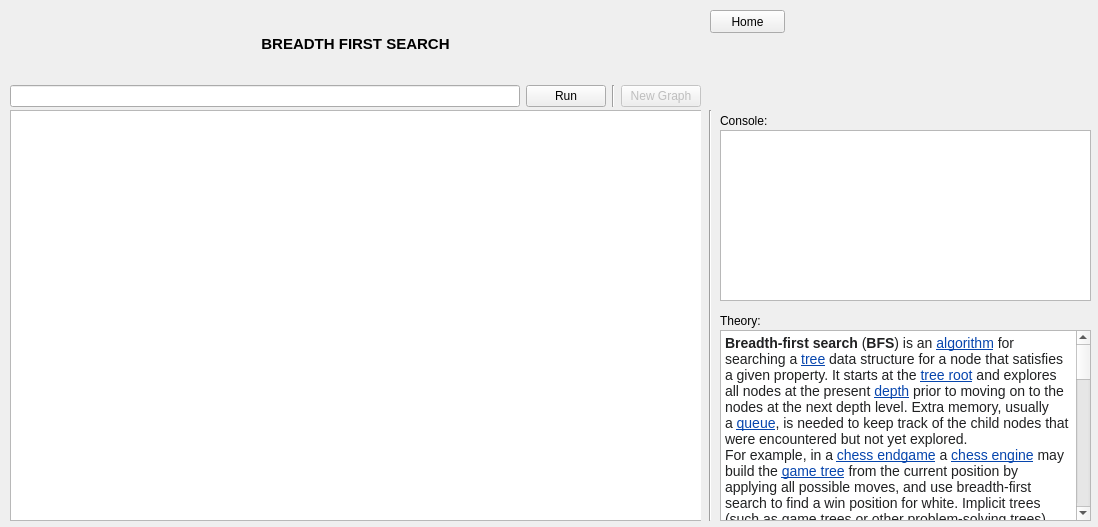
<?xml version="1.0" encoding="UTF-8"?>
<ui version="4.0">
 <class>BFSViewClass</class>
 <widget class="QWidget" name="BFSViewClass">
  <property name="geometry">
   <rect>
    <x>0</x>
    <y>0</y>
    <width>1098</width>
    <height>527</height>
   </rect>
  </property>
  <property name="windowTitle">
   <string>Form</string>
  </property>
  <widget class="QLabel" name="bfsInfoConsoleLabel">
   <property name="geometry">
    <rect>
     <x>720</x>
     <y>310</y>
     <width>47</width>
     <height>21</height>
    </rect>
   </property>
   <property name="text">
    <string>Theory:</string>
   </property>
  </widget>
  <widget class="QLabel" name="bfsConsoleLabel">
   <property name="geometry">
    <rect>
     <x>720</x>
     <y>110</y>
     <width>47</width>
     <height>21</height>
    </rect>
   </property>
   <property name="text">
    <string>Console:</string>
   </property>
  </widget>
  <widget class="QTextBrowser" name="bfsInfoTextBrowser">
   <property name="geometry">
    <rect>
     <x>720</x>
     <y>330</y>
     <width>371</width>
     <height>191</height>
    </rect>
   </property>
   <property name="html">
    <string>&lt;!DOCTYPE HTML PUBLIC &quot;-//W3C//DTD HTML 4.0//EN&quot; &quot;http://www.w3.org/TR/REC-html40/strict.dtd&quot;&gt;
&lt;html&gt;&lt;head&gt;&lt;meta name=&quot;qrichtext&quot; content=&quot;1&quot; /&gt;&lt;style type=&quot;text/css&quot;&gt;
p, li { white-space: pre-wrap; }
&lt;/style&gt;&lt;/head&gt;&lt;body style=&quot; font-family:'MS Shell Dlg 2'; font-size:8.25pt; font-weight:400; font-style:normal;&quot;&gt;
&lt;p style=&quot; margin-top:0px; margin-bottom:0px; margin-left:0px; margin-right:0px; -qt-block-indent:0; text-indent:0px; background-color:#ffffff;&quot;&gt;&lt;span style=&quot; font-family:'Arial','sans-serif'; font-size:10.5pt; font-weight:600; color:#202122;&quot;&gt;Breadth-first search&lt;/span&gt;&lt;span style=&quot; font-family:'Arial','sans-serif'; font-size:10.5pt; color:#202122;&quot;&gt; (&lt;/span&gt;&lt;span style=&quot; font-family:'Arial','sans-serif'; font-size:10.5pt; font-weight:600; color:#202122;&quot;&gt;BFS&lt;/span&gt;&lt;span style=&quot; font-family:'Arial','sans-serif'; font-size:10.5pt; color:#202122;&quot;&gt;) is an &lt;/span&gt;&lt;a href=&quot;https://en.wikipedia.org/wiki/Algorithm&quot;&gt;&lt;span style=&quot; font-family:'Arial','sans-serif'; font-size:10.5pt; text-decoration: underline; color:#0645ad;&quot;&gt;algorithm&lt;/span&gt;&lt;/a&gt;&lt;span style=&quot; font-family:'Arial','sans-serif'; font-size:10.5pt; color:#202122;&quot;&gt; for searching a &lt;/span&gt;&lt;a href=&quot;https://en.wikipedia.org/wiki/Tree_(data_structure)&quot;&gt;&lt;span style=&quot; font-family:'Arial','sans-serif'; font-size:10.5pt; text-decoration: underline; color:#0645ad;&quot;&gt;tree&lt;/span&gt;&lt;/a&gt;&lt;span style=&quot; font-family:'Arial','sans-serif'; font-size:10.5pt; color:#202122;&quot;&gt; data structure for a node that satisfies a given property. It starts at the &lt;/span&gt;&lt;a href=&quot;https://en.wikipedia.org/wiki/Tree_(data_structure)#Terminology&quot;&gt;&lt;span style=&quot; font-family:'Arial','sans-serif'; font-size:10.5pt; text-decoration: underline; color:#0645ad;&quot;&gt;tree root&lt;/span&gt;&lt;/a&gt;&lt;span style=&quot; font-family:'Arial','sans-serif'; font-size:10.5pt; color:#202122;&quot;&gt; and explores all nodes at the present &lt;/span&gt;&lt;a href=&quot;https://en.wikipedia.org/wiki/Tree_(data_structure)#Terminology&quot;&gt;&lt;span style=&quot; font-family:'Arial','sans-serif'; font-size:10.5pt; text-decoration: underline; color:#0645ad;&quot;&gt;depth&lt;/span&gt;&lt;/a&gt;&lt;span style=&quot; font-family:'Arial','sans-serif'; font-size:10.5pt; color:#202122;&quot;&gt; prior to moving on to the nodes at the next depth level. Extra memory, usually a &lt;/span&gt;&lt;a href=&quot;https://en.wikipedia.org/wiki/Queue_(data_structure)&quot;&gt;&lt;span style=&quot; font-family:'Arial','sans-serif'; font-size:10.5pt; text-decoration: underline; color:#0645ad;&quot;&gt;queue&lt;/span&gt;&lt;/a&gt;&lt;span style=&quot; font-family:'Arial','sans-serif'; font-size:10.5pt; color:#202122;&quot;&gt;, is needed to keep track of the child nodes that were encountered but not yet explored.&lt;/span&gt;&lt;span style=&quot; font-size:8pt;&quot;&gt; &lt;/span&gt;&lt;/p&gt;
&lt;p style=&quot; margin-top:0px; margin-bottom:0px; margin-left:0px; margin-right:0px; -qt-block-indent:0; text-indent:0px; background-color:#ffffff;&quot;&gt;&lt;span style=&quot; font-family:'Arial','sans-serif'; font-size:10.5pt; color:#202122;&quot;&gt;For example, in a &lt;/span&gt;&lt;a href=&quot;https://en.wikipedia.org/wiki/Chess_endgame&quot;&gt;&lt;span style=&quot; font-family:'Arial','sans-serif'; font-size:10.5pt; text-decoration: underline; color:#0645ad;&quot;&gt;chess endgame&lt;/span&gt;&lt;/a&gt;&lt;span style=&quot; font-family:'Arial','sans-serif'; font-size:10.5pt; color:#202122;&quot;&gt; a &lt;/span&gt;&lt;a href=&quot;https://en.wikipedia.org/wiki/Chess_engine&quot;&gt;&lt;span style=&quot; font-family:'Arial','sans-serif'; font-size:10.5pt; text-decoration: underline; color:#0645ad;&quot;&gt;chess engine&lt;/span&gt;&lt;/a&gt;&lt;span style=&quot; font-family:'Arial','sans-serif'; font-size:10.5pt; color:#202122;&quot;&gt; may build the &lt;/span&gt;&lt;a href=&quot;https://en.wikipedia.org/wiki/Game_tree&quot;&gt;&lt;span style=&quot; font-family:'Arial','sans-serif'; font-size:10.5pt; text-decoration: underline; color:#0645ad;&quot;&gt;game tree&lt;/span&gt;&lt;/a&gt;&lt;span style=&quot; font-family:'Arial','sans-serif'; font-size:10.5pt; color:#202122;&quot;&gt; from the current position by applying all possible moves, and use breadth-first search to find a win position for white. Implicit trees (such as game trees or other problem-solving trees) may be of infinite size; breadth-first search is guaranteed to find a solution node if one exists.&lt;/span&gt;&lt;span style=&quot; font-size:8pt;&quot;&gt; &lt;/span&gt;&lt;/p&gt;
&lt;p style=&quot; margin-top:12px; margin-bottom:12px; margin-left:0px; margin-right:0px; -qt-block-indent:0; text-indent:0px;&quot;&gt;&lt;span style=&quot; font-size:8pt;&quot;&gt;  &lt;/span&gt;&lt;/p&gt;
&lt;h2 style=&quot; margin-top:0px; margin-bottom:0px; margin-left:0px; margin-right:0px; -qt-block-indent:0; text-indent:0px; background-color:#ffffff;&quot;&gt;&lt;span style=&quot; font-family:'Georgia','serif'; font-size:8pt; font-weight:600; color:#000000;&quot;&gt;Pseudocode&lt;/span&gt;&lt;span style=&quot; font-size:8pt; font-weight:600;&quot;&gt; &lt;/span&gt;&lt;/h2&gt;
&lt;p style=&quot; margin-top:0px; margin-bottom:0px; margin-left:0px; margin-right:0px; -qt-block-indent:0; text-indent:0px; background-color:#ffffff;&quot;&gt;&lt;span style=&quot; font-family:'Arial','sans-serif'; font-size:10.5pt; font-weight:600; color:#202122;&quot;&gt;Input&lt;/span&gt;&lt;span style=&quot; font-family:'Arial','sans-serif'; font-size:10.5pt; color:#202122;&quot;&gt;: A graph &lt;/span&gt;&lt;span style=&quot; font-size:12.5pt; font-style:italic; color:#202122;&quot;&gt;G&lt;/span&gt;&lt;span style=&quot; font-family:'Arial','sans-serif'; font-size:10.5pt; color:#202122;&quot;&gt; and a &lt;/span&gt;&lt;span style=&quot; font-family:'Arial','sans-serif'; font-size:10.5pt; font-style:italic; color:#202122;&quot;&gt;starting vertex&lt;/span&gt;&lt;span style=&quot; font-family:'Arial','sans-serif'; font-size:10.5pt; color:#202122;&quot;&gt; &lt;/span&gt;&lt;span style=&quot; font-size:12.5pt; font-style:italic; color:#202122;&quot;&gt;root&lt;/span&gt;&lt;span style=&quot; font-family:'Arial','sans-serif'; font-size:10.5pt; color:#202122;&quot;&gt; of &lt;/span&gt;&lt;span style=&quot; font-size:12.5pt; font-style:italic; color:#202122;&quot;&gt;G&lt;/span&gt;&lt;span style=&quot; font-size:8pt;&quot;&gt; &lt;/span&gt;&lt;/p&gt;
&lt;p style=&quot; margin-top:0px; margin-bottom:0px; margin-left:0px; margin-right:0px; -qt-block-indent:0; text-indent:0px; background-color:#ffffff;&quot;&gt;&lt;span style=&quot; font-family:'Arial','sans-serif'; font-size:10.5pt; font-weight:600; color:#202122;&quot;&gt;Output&lt;/span&gt;&lt;span style=&quot; font-family:'Arial','sans-serif'; font-size:10.5pt; color:#202122;&quot;&gt;: Goal state. The &lt;/span&gt;&lt;span style=&quot; font-family:'Arial','sans-serif'; font-size:10.5pt; font-style:italic; color:#202122;&quot;&gt;parent&lt;/span&gt;&lt;span style=&quot; font-family:'Arial','sans-serif'; font-size:10.5pt; color:#202122;&quot;&gt; links trace the shortest path back to &lt;/span&gt;&lt;span style=&quot; font-size:12.5pt; font-style:italic; color:#202122;&quot;&gt;root&lt;/span&gt;&lt;span style=&quot; font-size:8pt;&quot;&gt; &lt;/span&gt;&lt;/p&gt;
&lt;p style=&quot; margin-top:12px; margin-bottom:12px; margin-left:0px; margin-right:0px; -qt-block-indent:0; text-indent:0px; background-color:#f8f9fa;&quot;&gt;&lt;span style=&quot; font-family:'Courier New'; font-size:10.5pt; color:#000000;&quot;&gt; 1  &lt;/span&gt;&lt;span style=&quot; font-family:'Courier New'; font-size:10.5pt; font-weight:600; color:#000000;&quot;&gt;procedure&lt;/span&gt;&lt;span style=&quot; font-family:'Courier New'; font-size:10.5pt; color:#000000;&quot;&gt; BFS(&lt;/span&gt;&lt;span style=&quot; font-family:'Courier New'; font-size:10.5pt; font-style:italic; color:#000000;&quot;&gt;G&lt;/span&gt;&lt;span style=&quot; font-family:'Courier New'; font-size:10.5pt; color:#000000;&quot;&gt;, &lt;/span&gt;&lt;span style=&quot; font-family:'Courier New'; font-size:10.5pt; font-style:italic; color:#000000;&quot;&gt;root&lt;/span&gt;&lt;span style=&quot; font-family:'Courier New'; font-size:10.5pt; color:#000000;&quot;&gt;) &lt;/span&gt;&lt;span style=&quot; font-family:'Courier New'; font-size:10.5pt; font-weight:600; color:#000000;&quot;&gt;is&lt;/span&gt;&lt;/p&gt;
&lt;p style=&quot; margin-top:12px; margin-bottom:12px; margin-left:0px; margin-right:0px; -qt-block-indent:0; text-indent:0px; background-color:#f8f9fa;&quot;&gt;&lt;span style=&quot; font-family:'Courier New'; font-size:10.5pt; color:#000000;&quot;&gt; 2      let &lt;/span&gt;&lt;span style=&quot; font-family:'Courier New'; font-size:10.5pt; font-style:italic; color:#000000;&quot;&gt;Q&lt;/span&gt;&lt;span style=&quot; font-family:'Courier New'; font-size:10.5pt; color:#000000;&quot;&gt; be a queue&lt;/span&gt;&lt;/p&gt;
&lt;p style=&quot; margin-top:12px; margin-bottom:12px; margin-left:0px; margin-right:0px; -qt-block-indent:0; text-indent:0px; background-color:#f8f9fa;&quot;&gt;&lt;span style=&quot; font-family:'Courier New'; font-size:10.5pt; color:#000000;&quot;&gt; 3      label &lt;/span&gt;&lt;span style=&quot; font-family:'Courier New'; font-size:10.5pt; font-style:italic; color:#000000;&quot;&gt;root&lt;/span&gt;&lt;span style=&quot; font-family:'Courier New'; font-size:10.5pt; color:#000000;&quot;&gt; as explored&lt;/span&gt;&lt;/p&gt;
&lt;p style=&quot; margin-top:12px; margin-bottom:12px; margin-left:0px; margin-right:0px; -qt-block-indent:0; text-indent:0px; background-color:#f8f9fa;&quot;&gt;&lt;span style=&quot; font-family:'Courier New'; font-size:10.5pt; color:#000000;&quot;&gt; 4      &lt;/span&gt;&lt;span style=&quot; font-family:'Courier New'; font-size:10.5pt; font-style:italic; color:#000000;&quot;&gt;Q&lt;/span&gt;&lt;span style=&quot; font-family:'Courier New'; font-size:10.5pt; color:#000000;&quot;&gt;.enqueue(&lt;/span&gt;&lt;span style=&quot; font-family:'Courier New'; font-size:10.5pt; font-style:italic; color:#000000;&quot;&gt;root&lt;/span&gt;&lt;span style=&quot; font-family:'Courier New'; font-size:10.5pt; color:#000000;&quot;&gt;)&lt;/span&gt;&lt;/p&gt;
&lt;p style=&quot; margin-top:12px; margin-bottom:12px; margin-left:0px; margin-right:0px; -qt-block-indent:0; text-indent:0px; background-color:#f8f9fa;&quot;&gt;&lt;span style=&quot; font-family:'Courier New'; font-size:10.5pt; color:#000000;&quot;&gt; 5      &lt;/span&gt;&lt;span style=&quot; font-family:'Courier New'; font-size:10.5pt; font-weight:600; color:#000000;&quot;&gt;while&lt;/span&gt;&lt;span style=&quot; font-family:'Courier New'; font-size:10.5pt; color:#000000;&quot;&gt; &lt;/span&gt;&lt;span style=&quot; font-family:'Courier New'; font-size:10.5pt; font-style:italic; color:#000000;&quot;&gt;Q&lt;/span&gt;&lt;span style=&quot; font-family:'Courier New'; font-size:10.5pt; color:#000000;&quot;&gt; is not empty &lt;/span&gt;&lt;span style=&quot; font-family:'Courier New'; font-size:10.5pt; font-weight:600; color:#000000;&quot;&gt;do&lt;/span&gt;&lt;/p&gt;
&lt;p style=&quot; margin-top:12px; margin-bottom:12px; margin-left:0px; margin-right:0px; -qt-block-indent:0; text-indent:0px; background-color:#f8f9fa;&quot;&gt;&lt;span style=&quot; font-family:'Courier New'; font-size:10.5pt; color:#000000;&quot;&gt; 6          &lt;/span&gt;&lt;span style=&quot; font-family:'Courier New'; font-size:10.5pt; font-style:italic; color:#000000;&quot;&gt;v&lt;/span&gt;&lt;span style=&quot; font-family:'Courier New'; font-size:10.5pt; color:#000000;&quot;&gt; := &lt;/span&gt;&lt;span style=&quot; font-family:'Courier New'; font-size:10.5pt; font-style:italic; color:#000000;&quot;&gt;Q&lt;/span&gt;&lt;span style=&quot; font-family:'Courier New'; font-size:10.5pt; color:#000000;&quot;&gt;.dequeue()&lt;/span&gt;&lt;/p&gt;
&lt;p style=&quot; margin-top:12px; margin-bottom:12px; margin-left:0px; margin-right:0px; -qt-block-indent:0; text-indent:0px; background-color:#f8f9fa;&quot;&gt;&lt;span style=&quot; font-family:'Courier New'; font-size:10.5pt; color:#000000;&quot;&gt; 7          &lt;/span&gt;&lt;span style=&quot; font-family:'Courier New'; font-size:10.5pt; font-weight:600; color:#000000;&quot;&gt;if&lt;/span&gt;&lt;span style=&quot; font-family:'Courier New'; font-size:10.5pt; color:#000000;&quot;&gt; &lt;/span&gt;&lt;span style=&quot; font-family:'Courier New'; font-size:10.5pt; font-style:italic; color:#000000;&quot;&gt;v&lt;/span&gt;&lt;span style=&quot; font-family:'Courier New'; font-size:10.5pt; color:#000000;&quot;&gt; is the goal &lt;/span&gt;&lt;span style=&quot; font-family:'Courier New'; font-size:10.5pt; font-weight:600; color:#000000;&quot;&gt;then&lt;/span&gt;&lt;/p&gt;
&lt;p style=&quot; margin-top:12px; margin-bottom:12px; margin-left:0px; margin-right:0px; -qt-block-indent:0; text-indent:0px; background-color:#f8f9fa;&quot;&gt;&lt;span style=&quot; font-family:'Courier New'; font-size:10.5pt; color:#000000;&quot;&gt; 8              &lt;/span&gt;&lt;span style=&quot; font-family:'Courier New'; font-size:10.5pt; font-weight:600; color:#000000;&quot;&gt;return&lt;/span&gt;&lt;span style=&quot; font-family:'Courier New'; font-size:10.5pt; color:#000000;&quot;&gt; &lt;/span&gt;&lt;span style=&quot; font-family:'Courier New'; font-size:10.5pt; font-style:italic; color:#000000;&quot;&gt;v&lt;/span&gt;&lt;/p&gt;
&lt;p style=&quot; margin-top:12px; margin-bottom:12px; margin-left:0px; margin-right:0px; -qt-block-indent:0; text-indent:0px; background-color:#f8f9fa;&quot;&gt;&lt;span style=&quot; font-family:'Courier New'; font-size:10.5pt; color:#000000;&quot;&gt; 9          &lt;/span&gt;&lt;span style=&quot; font-family:'Courier New'; font-size:10.5pt; font-weight:600; color:#000000;&quot;&gt;for all&lt;/span&gt;&lt;span style=&quot; font-family:'Courier New'; font-size:10.5pt; color:#000000;&quot;&gt; edges from &lt;/span&gt;&lt;span style=&quot; font-family:'Courier New'; font-size:10.5pt; font-style:italic; color:#000000;&quot;&gt;v&lt;/span&gt;&lt;span style=&quot; font-family:'Courier New'; font-size:10.5pt; color:#000000;&quot;&gt; to &lt;/span&gt;&lt;span style=&quot; font-family:'Courier New'; font-size:10.5pt; font-style:italic; color:#000000;&quot;&gt;w&lt;/span&gt;&lt;span style=&quot; font-family:'Courier New'; font-size:10.5pt; color:#000000;&quot;&gt; &lt;/span&gt;&lt;span style=&quot; font-family:'Courier New'; font-size:10.5pt; font-weight:600; color:#000000;&quot;&gt;in&lt;/span&gt;&lt;span style=&quot; font-family:'Courier New'; font-size:10.5pt; color:#000000;&quot;&gt; &lt;/span&gt;&lt;span style=&quot; font-family:'Courier New'; font-size:10.5pt; font-style:italic; color:#000000;&quot;&gt;G&lt;/span&gt;&lt;span style=&quot; font-family:'Courier New'; font-size:10.5pt; color:#000000;&quot;&gt;.adjacentEdges(&lt;/span&gt;&lt;span style=&quot; font-family:'Courier New'; font-size:10.5pt; font-style:italic; color:#000000;&quot;&gt;v&lt;/span&gt;&lt;span style=&quot; font-family:'Courier New'; font-size:10.5pt; color:#000000;&quot;&gt;) &lt;/span&gt;&lt;span style=&quot; font-family:'Courier New'; font-size:10.5pt; font-weight:600; color:#000000;&quot;&gt;do&lt;/span&gt;&lt;/p&gt;
&lt;p style=&quot; margin-top:12px; margin-bottom:12px; margin-left:0px; margin-right:0px; -qt-block-indent:0; text-indent:0px; background-color:#f8f9fa;&quot;&gt;&lt;span style=&quot; font-family:'Courier New'; font-size:10.5pt; color:#000000;&quot;&gt;10              &lt;/span&gt;&lt;span style=&quot; font-family:'Courier New'; font-size:10.5pt; font-weight:600; color:#000000;&quot;&gt;if&lt;/span&gt;&lt;span style=&quot; font-family:'Courier New'; font-size:10.5pt; color:#000000;&quot;&gt; &lt;/span&gt;&lt;span style=&quot; font-family:'Courier New'; font-size:10.5pt; font-style:italic; color:#000000;&quot;&gt;w&lt;/span&gt;&lt;span style=&quot; font-family:'Courier New'; font-size:10.5pt; color:#000000;&quot;&gt; is not labeled as explored &lt;/span&gt;&lt;span style=&quot; font-family:'Courier New'; font-size:10.5pt; font-weight:600; color:#000000;&quot;&gt;then&lt;/span&gt;&lt;/p&gt;
&lt;p style=&quot; margin-top:12px; margin-bottom:12px; margin-left:0px; margin-right:0px; -qt-block-indent:0; text-indent:0px; background-color:#f8f9fa;&quot;&gt;&lt;span style=&quot; font-family:'Courier New'; font-size:10.5pt; color:#000000;&quot;&gt;11                  label &lt;/span&gt;&lt;span style=&quot; font-family:'Courier New'; font-size:10.5pt; font-style:italic; color:#000000;&quot;&gt;w&lt;/span&gt;&lt;span style=&quot; font-family:'Courier New'; font-size:10.5pt; color:#000000;&quot;&gt; as explored&lt;/span&gt;&lt;/p&gt;
&lt;p style=&quot; margin-top:12px; margin-bottom:12px; margin-left:0px; margin-right:0px; -qt-block-indent:0; text-indent:0px; background-color:#f8f9fa;&quot;&gt;&lt;span style=&quot; font-family:'Courier New'; font-size:10.5pt; color:#000000;&quot;&gt;12                  &lt;/span&gt;&lt;span style=&quot; font-family:'Courier New'; font-size:10.5pt; font-style:italic; color:#000000;&quot;&gt;w&lt;/span&gt;&lt;span style=&quot; font-family:'Courier New'; font-size:10.5pt; color:#000000;&quot;&gt;.parent := &lt;/span&gt;&lt;span style=&quot; font-family:'Courier New'; font-size:10.5pt; font-style:italic; color:#000000;&quot;&gt;v&lt;/span&gt;&lt;/p&gt;
&lt;p style=&quot; margin-top:12px; margin-bottom:12px; margin-left:0px; margin-right:0px; -qt-block-indent:0; text-indent:0px; background-color:#f8f9fa;&quot;&gt;&lt;span style=&quot; font-family:'Courier New'; font-size:10.5pt; color:#000000;&quot;&gt;13                  &lt;/span&gt;&lt;span style=&quot; font-family:'Courier New'; font-size:10.5pt; font-style:italic; color:#000000;&quot;&gt;Q&lt;/span&gt;&lt;span style=&quot; font-family:'Courier New'; font-size:10.5pt; color:#000000;&quot;&gt;.enqueue(&lt;/span&gt;&lt;span style=&quot; font-family:'Courier New'; font-size:10.5pt; font-style:italic; color:#000000;&quot;&gt;w&lt;/span&gt;&lt;span style=&quot; font-family:'Courier New'; font-size:10.5pt; color:#000000;&quot;&gt;)&lt;/span&gt;&lt;span style=&quot; font-family:'Courier New'; font-size:8pt;&quot;&gt; &lt;/span&gt;&lt;/p&gt;
&lt;p style=&quot; margin-top:12px; margin-bottom:12px; margin-left:0px; margin-right:0px; -qt-block-indent:0; text-indent:0px;&quot;&gt;&lt;span style=&quot; font-size:8pt;&quot;&gt;  &lt;/span&gt;&lt;/p&gt;
&lt;p style=&quot; margin-top:12px; margin-bottom:12px; margin-left:0px; margin-right:0px; -qt-block-indent:0; text-indent:0px;&quot;&gt;&lt;span style=&quot; font-family:'Segoe UI','sans-serif'; font-size:11.5pt; font-weight:600; color:#232629; background-color:#ffffff;&quot;&gt;Time complexity&lt;/span&gt;&lt;span style=&quot; font-family:'Segoe UI','sans-serif'; font-size:11.5pt; color:#232629; background-color:#ffffff;&quot;&gt; is &lt;/span&gt;&lt;span style=&quot; font-family:'var(--ff-mono)','serif'; font-size:10pt; color:#232629;&quot;&gt;O(|V|)&lt;/span&gt;&lt;span style=&quot; font-family:'Segoe UI','sans-serif'; font-size:11.5pt; color:#232629; background-color:#ffffff;&quot;&gt;, where &lt;/span&gt;&lt;span style=&quot; font-family:'var(--ff-mono)','serif'; font-size:10pt; color:#232629;&quot;&gt;|V|&lt;/span&gt;&lt;span style=&quot; font-family:'Segoe UI','sans-serif'; font-size:11.5pt; color:#232629; background-color:#ffffff;&quot;&gt; is the number of nodes. You need to traverse all nodes.&lt;/span&gt;&lt;span style=&quot; font-family:'Segoe UI','sans-serif'; font-size:11.5pt; color:#232629;&quot;&gt;&lt;br /&gt;&lt;/span&gt;&lt;span style=&quot; font-family:'Segoe UI','sans-serif'; font-size:11.5pt; font-weight:600; color:#232629; background-color:#ffffff;&quot;&gt;Space complexity&lt;/span&gt;&lt;span style=&quot; font-family:'Segoe UI','sans-serif'; font-size:11.5pt; color:#232629; background-color:#ffffff;&quot;&gt; is &lt;/span&gt;&lt;span style=&quot; font-family:'var(--ff-mono)','serif'; font-size:10pt; color:#232629;&quot;&gt;O(|V|)&lt;/span&gt;&lt;span style=&quot; font-family:'Segoe UI','sans-serif'; font-size:11.5pt; color:#232629; background-color:#ffffff;&quot;&gt; as well - since at worst case you need to hold all vertices in the queue&lt;/span&gt;&lt;span style=&quot; font-size:8pt;&quot;&gt; &lt;/span&gt;&lt;/p&gt;
&lt;p style=&quot; margin-top:12px; margin-bottom:12px; margin-left:0px; margin-right:0px; -qt-block-indent:0; text-indent:0px;&quot;&gt;&lt;span style=&quot; font-size:8pt;&quot;&gt;  &lt;/span&gt;&lt;/p&gt;
&lt;p style=&quot; margin-top:12px; margin-bottom:12px; margin-left:0px; margin-right:0px; -qt-block-indent:0; text-indent:0px;&quot;&gt;&lt;span style=&quot; font-size:8pt;&quot;&gt;                     &lt;/span&gt;&lt;/p&gt;&lt;/body&gt;&lt;/html&gt;</string>
   </property>
  </widget>
  <widget class="QWidget" name="bfsAnimAreaPane" native="true">
   <property name="geometry">
    <rect>
     <x>10</x>
     <y>110</y>
     <width>691</width>
     <height>411</height>
    </rect>
   </property>
   <widget class="QGraphicsView" name="bfsAnimArea">
    <property name="geometry">
     <rect>
      <x>0</x>
      <y>0</y>
      <width>701</width>
      <height>411</height>
     </rect>
    </property>
   </widget>
  </widget>
  <widget class="Line" name="bfsAnimTextAreaSeparator">
   <property name="geometry">
    <rect>
     <x>695</x>
     <y>110</y>
     <width>31</width>
     <height>411</height>
    </rect>
   </property>
   <property name="orientation">
    <enum>Qt::Vertical</enum>
   </property>
  </widget>
  <widget class="QPlainTextEdit" name="bfsPlainTextEdit">
   <property name="geometry">
    <rect>
     <x>720</x>
     <y>130</y>
     <width>371</width>
     <height>171</height>
    </rect>
   </property>
   <property name="readOnly">
    <bool>true</bool>
   </property>
  </widget>
  <widget class="QWidget" name="layoutWidget">
   <property name="geometry">
    <rect>
     <x>10</x>
     <y>10</y>
     <width>691</width>
     <height>97</height>
    </rect>
   </property>
   <layout class="QVBoxLayout" name="bfsHeaderAndControlPane">
    <item>
     <widget class="QLabel" name="bfsHeaderLabel">
      <property name="layoutDirection">
       <enum>Qt::RightToLeft</enum>
      </property>
      <property name="text">
       <string>&lt;html&gt;&lt;head/&gt;&lt;body&gt;&lt;p&gt;&lt;span style=&quot; font-size:11pt; font-weight:600;&quot;&gt;BREADTH FIRST SEARCH&lt;/span&gt;&lt;/p&gt;&lt;/body&gt;&lt;/html&gt;</string>
      </property>
      <property name="alignment">
       <set>Qt::AlignCenter</set>
      </property>
     </widget>
    </item>
    <item>
     <layout class="QHBoxLayout" name="bfsControlPane">
      <item>
       <widget class="QLineEdit" name="bfsInsertLineEdit"/>
      </item>
      <item>
       <widget class="QPushButton" name="bfsInsertBtn">
        <property name="text">
         <string>Run</string>
        </property>
       </widget>
      </item>
      <item>
       <widget class="Line" name="bfsInsertNewGraphSepLine">
        <property name="orientation">
         <enum>Qt::Vertical</enum>
        </property>
       </widget>
      </item>
      <item>
       <widget class="QPushButton" name="bfsNewGraphBtn">
        <property name="enabled">
         <bool>false</bool>
        </property>
        <property name="text">
         <string>New Graph</string>
        </property>
       </widget>
      </item>
     </layout>
    </item>
   </layout>
  </widget>
  <widget class="QPushButton" name="bfsHomeBtn">
   <property name="geometry">
    <rect>
     <x>710</x>
     <y>10</y>
     <width>75</width>
     <height>23</height>
    </rect>
   </property>
   <property name="text">
    <string>Home</string>
   </property>
  </widget>
 </widget>
 <resources/>
 <connections/>
</ui>
